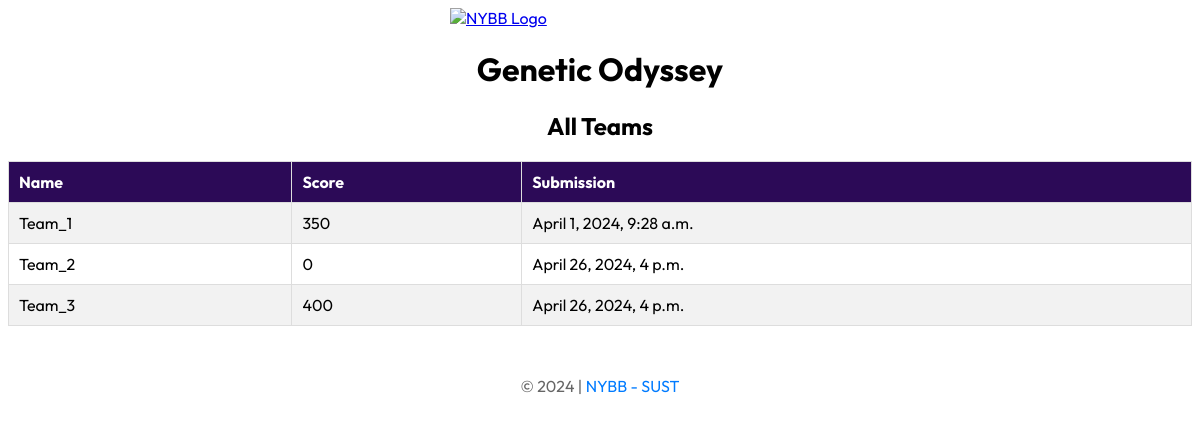
The app's page /result/, older data.
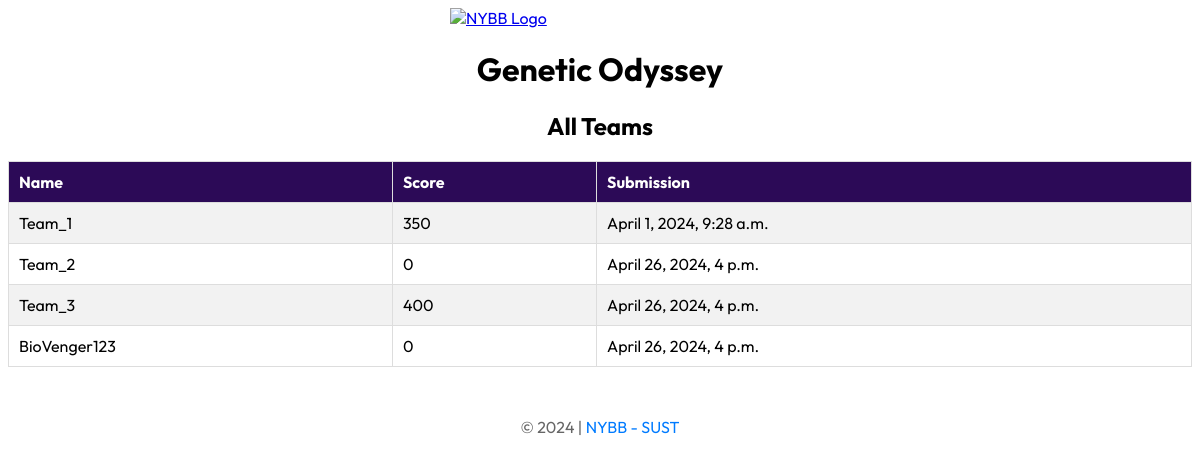
The same page, newer data.
### app/models.py (models this page shows, shortened)
class Team(models.Model):
    name = models.CharField(max_length=20)
    score = models.IntegerField(default=0)
    n_score = models.IntegerField(default=0)
    clue = models.IntegerField(default=5)
    quiz_1_status = models.BooleanField(default=False)
    quiz_2_status = models.BooleanField(default=False)
    quiz_3_status = models.BooleanField(default=False)
    quiz_4_status = models.BooleanField(default=False)
    quiz_5_status = models.BooleanField(default=False)
    quiz_6_status = models.BooleanField(default=False)
    time = models.DateTimeField(default=timezone.datetime(2024, 4, 26, 16, 0, 0))
    user = models.OneToOneField(User, on_delete=models.CASCADE)

### app/views.py (the view)
# urls.py: path('result/', views.result, name='result'),
def result(request):
    teams = Team.objects.all()
    return render(request, 'result.html', {'teams': teams})

### templates/result.html (shortened to what this page needs)
<!DOCTYPE html>
<html lang="en">
<head>
    {% load static %}
    <link rel="stylesheet" href="{% static 'common.css' %}">
    <link rel="stylesheet" href="{% static 'index.css' %}">
</head>
<body>
    <a href="{% url 'index' %}"><img src="https://i.ibb.co/7SwXPgX/nybb.jpg" alt="NYBB Logo" class="logo"></a>
    <h1>Genetic Odyssey</h1>
    <h2>All Teams</h2>
    <table id="teams">
        <tr>
            <th>Name</th>
            <th>Score</th>
            <th>Submission</th>
        </tr>
        {% for team in teams %}
            <tr>
                <td>{{team.name}}</td>
                <td>{{team.score}}</td>
                <td>{{team.time}}</td>
            </tr>
        {% endfor %}
    </table>
    <footer><span>&copy; 2024 | </span> <span><a href="#">NYBB - SUST</a></span></footer>
</body>
</html>

Row changes from the older to the newer data that the page shows:
added Team: name "BioVenger123", score "0", time "April 26, 2024, 4 p.m."
